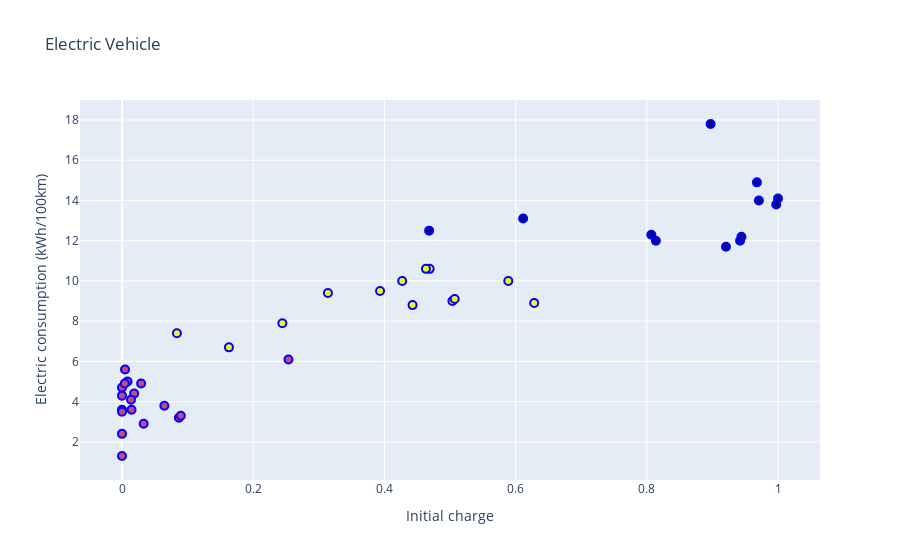

This figure's notebook cell:
### Markdown cell above
## Plotting the clusters

We can produce a scatterplot in plotly where the color indicates the cluster number:

### Code cell
figure = go.Figure(
    go.Scatter(
        x=df.charge,
        y=df.electric,
        mode='markers',
        marker=dict(
            size=8,
            color=df.cluster,
            line=dict(
                width=2,
                color='blue'
            )
        ),
    )   
)
figure.update_layout(
    title='Electric Vehicle',
    xaxis_title='Initial charge',
    yaxis_title='Electric consumption (kWh/100km)'
)

### Figure 1 — Plotly figure (JSON) as saved in the notebook; plotly's stock layout.template omitted (floating-point values rounded to 4 significant figures)
{"data": [{"marker": {"color": [0, 0, 1, 1, 1, 1, 0, 2, 2, 1, 1, 1, 2, 1, 2, 1, 1, 0, 0, 2, 0, 2, 0, 2, 1, 1, 1, 1, 2, 2, 0, 2, 1, 0, 2, 0, 1, 1, 1, 0, 2, 2, 0], "line": {"color": "blue", "width": 2}, "size": 8}, "mode": "markers", "type": "scatter", "x": [0.9422, 0.9679, 0.08676, 0.004587, 0.06462, 0.0, 0.8139, 0.5037, 0.4429, 0.008475, 0.0, 0.01454, 0.3934, 0.0, 0.5889, 0.0, 0.0, 0.9207, 1.0, 0.0837, 0.9708, 0.2444, 0.9973, 0.469, 0.02913, 0.01848, 0.0, 0.08962, 0.4634, 0.4272, 0.9443, 0.3139, 0.2538, 0.4682, 0.1631, 0.6115, 0.01377, 0.03301, 0.004278, 0.8973, 0.5071, 0.6283, 0.8069], "y": [12.0, 14.9, 3.2, 5.6, 3.8, 3.6, 12.0, 9.0, 8.8, 5.0, 4.7, 3.6, 9.5, 1.3, 10.0, 4.3, 2.4, 11.7, 14.1, 7.4, 14.0, 7.9, 13.8, 10.6, 4.9, 4.4, 3.5, 3.3, 10.6, 10.0, 12.2, 9.4, 6.1, 12.5, 6.7, 13.1, 4.1, 2.9, 4.9, 17.8, 9.1, 8.9, 12.3]}], "layout": {"title": {"text": "Electric Vehicle"}, "xaxis": {"title": {"text": "Initial charge"}}, "yaxis": {"title": {"text": "Electric consumption (kWh/100km)"}}}}
